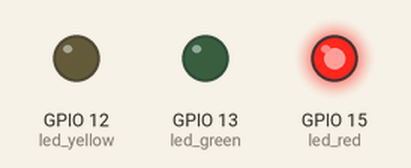
Recording of a program running on a simulated ESP32 board running MicroPython. On the bench: output pins drawn as LEDs (lit = HIGH).

Above: at 1.5 s.
At 3.5 s:
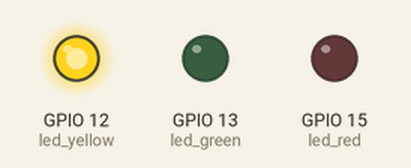
At 5.5 s:
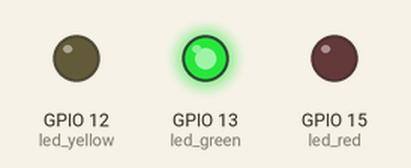
Timing chart, 0 to 10.4 s (numbered marks = the images above):
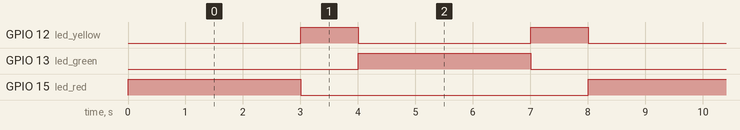

Measured:
- by itself, GPIO 12 (led_yellow): alternates HIGH for 1.0 s and LOW for 3.0 s
- by itself, GPIO 13 (led_green), GPIO 15 (led_red): alternates HIGH for 3.0 s and LOW for 5.0 s
- by itself, everything shown: repeats every 8.0 s, in 4 steps

The program:

traffic_light.py
```python
import time
from machine import Pin

led_red = Pin(15, Pin.OUT)  # Sets ESP32 board pin to output mode
led_yellow = Pin(12, Pin.OUT)  # Sets ESP32 board pin to output mode
led_green = Pin(13, Pin.OUT)  # Sets ESP32 board pin to output mode

while True:
    led_red.value(1)  # Turn on red LED
    led_green.value(0)
    led_yellow.value(0)
    time.sleep(3)  # wait 3s
    led_red.value(0)
    led_green.value(0)
    led_yellow.value(1) # Turn on red LED
    time.sleep(1)
    led_red.value(0)
    led_green.value(1)
    led_yellow.value(0)
    time.sleep(3)
    led_red.value(0)
    led_green.value(0)
    led_yellow.value(1)
    time.sleep(1)
```
